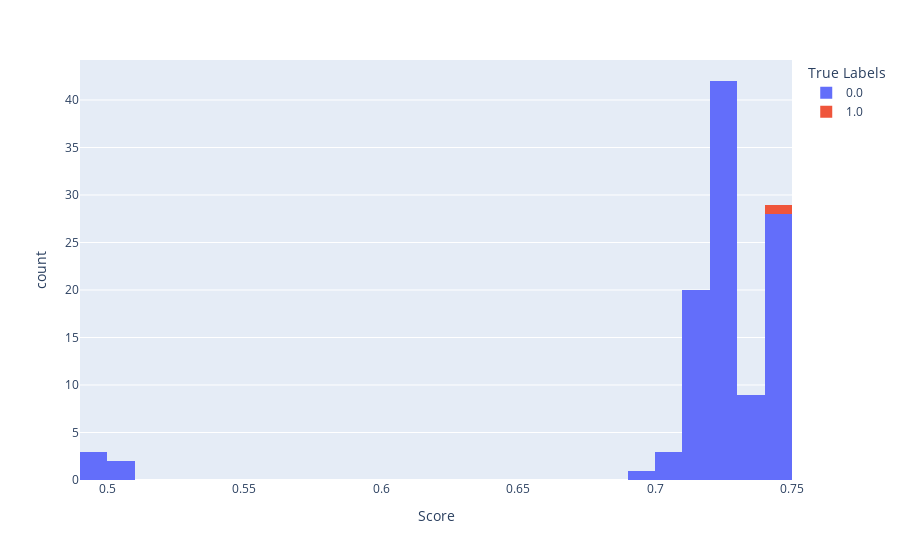
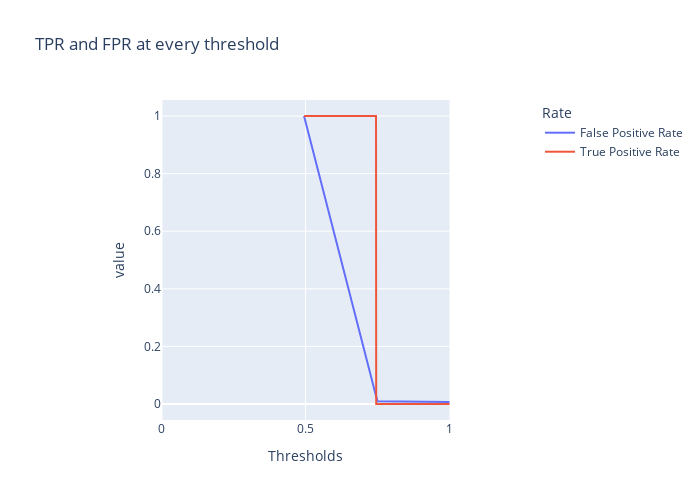

The cell these charts' notebook holds for them, in order:
### Code cell
from sklearn import metrics
import plotly.express as px

y_pred_proba = torch.sigmoid(output[0]).detach().numpy()
fpr, tpr, thresholds = metrics.roc_curve(targets[0][0], y_pred_proba)

# The histogram of scores compared to true labels
fig_hist = px.histogram(
    x=y_pred_proba, color=targets[0][0], nbins=50,
    labels=dict(color='True Labels', x='Score')
)

fig_hist.show()


# Evaluating model performance at various thresholds
df = pd.DataFrame({
    'False Positive Rate': fpr,
    'True Positive Rate': tpr
}, index=thresholds)
df.index.name = "Thresholds"
df.columns.name = "Rate"

fig_thresh = px.line(
    df, title='TPR and FPR at every threshold',
    width=700, height=500
)

fig_thresh.update_yaxes(scaleanchor="x", scaleratio=1)
fig_thresh.update_xaxes(range=[0, 1], constrain='domain')
fig_thresh.show()

### Figure 1 — Plotly figure (JSON) as saved in the notebook; plotly's stock layout.template omitted (floating-point values rounded to 4 significant figures)
{"data": [{"alignmentgroup": "True", "bingroup": "x", "hovertemplate": "True Labels=0.0<br>Score=%{x}<br>count=%{y}<extra></extra>", "legendgroup": "0.0", "marker": {"color": "#636efa", "pattern": {"shape": ""}}, "name": "0.0", "nbinsx": 50, "offsetgroup": "0.0", "orientation": "v", "showlegend": true, "type": "histogram", "x": [0.743, 0.7261, 0.718, 0.7125, 0.7184, 0.7289, 0.7149, 0.707, 0.7147, 0.7164, 0.7497, 0.7205, 0.7425, 0.7222, 0.7401, 0.7322, 0.7132, 0.7192, 0.7224, 0.7231, 0.7494, 0.7455, 0.742, 0.7234, 0.7249, 0.7433, 0.7412, 0.7127, 0.723, 0.7384, 0.7416, 0.7116, 0.7359, 0.7427, 0.742, 0.7203, 0.7415, 0.7299, 0.7436, 0.7446, 0.7161, 0.7222, 0.7316, 0.7309, 0.4983, 0.7417, 0.7409, 0.722, 0.7228, 0.7222, 0.7413, 0.5046, 0.7246, 0.7412, 0.7174, 0.7236, 0.724, 0.7238, 0.7173, 0.7229, 0.7432, 0.7228, 0.7206, 0.7217, 0.7324, 0.7402, 0.725, 0.7221, 0.723, 0.7095, 0.7224, 0.738, 0.7049, 0.7178, 0.7191, 0.7231, 0.7241, 0.7264, 0.7222, 0.7232, 0.4973, 0.7423, 0.7115, 0.7255, 0.7249, 0.6991, 0.7243, 0.7435, 0.7424, 0.5033, 0.724, 0.74, 0.7125, 0.7427, 0.7229, 0.7117, 0.7388, 0.7255, 0.7225, 0.7215, 0.7423, 0.7114, 0.4949, 0.731, 0.7235, 0.7189, 0.7445, 0.7221], "xaxis": "x", "yaxis": "y"}, {"alignmentgroup": "True", "bingroup": "x", "hovertemplate": "True Labels=1.0<br>Score=%{x}<br>count=%{y}<extra></extra>", "legendgroup": "1.0", "marker": {"color": "#EF553B", "pattern": {"shape": ""}}, "name": "1.0", "nbinsx": 50, "offsetgroup": "1.0", "orientation": "v", "showlegend": true, "type": "histogram", "x": [0.7449], "xaxis": "x", "yaxis": "y"}], "layout": {"barmode": "relative", "legend": {"title": {"text": "True Labels"}, "tracegroupgap": 0}, "margin": {"t": 60}, "xaxis": {"anchor": "y", "domain": [0, 1], "title": {"text": "Score"}}, "yaxis": {"anchor": "x", "domain": [0, 1], "title": {"text": "count"}}}}

### Figure 2 — Plotly figure (JSON) as saved in the notebook; plotly's stock layout.template omitted (floating-point values rounded to 4 significant figures)
{"data": [{"hovertemplate": "Rate=False Positive Rate<br>Thresholds=%{x}<br>value=%{y}<extra></extra>", "legendgroup": "False Positive Rate", "line": {"color": "#636efa", "dash": "solid"}, "marker": {"symbol": "circle"}, "mode": "lines", "name": "False Positive Rate", "orientation": "v", "showlegend": true, "type": "scatter", "x": [1.75, 0.7497, 0.7455, 0.7449, 0.4949], "xaxis": "x", "y": [0, 0.009259, 0.02778, 0.02778, 1], "yaxis": "y"}, {"hovertemplate": "Rate=True Positive Rate<br>Thresholds=%{x}<br>value=%{y}<extra></extra>", "legendgroup": "True Positive Rate", "line": {"color": "#EF553B", "dash": "solid"}, "marker": {"symbol": "circle"}, "mode": "lines", "name": "True Positive Rate", "orientation": "v", "showlegend": true, "type": "scatter", "x": [1.75, 0.7497, 0.7455, 0.7449, 0.4949], "xaxis": "x", "y": [0, 0, 0, 1, 1], "yaxis": "y"}], "layout": {"height": 500, "legend": {"title": {"text": "Rate"}, "tracegroupgap": 0}, "title": {"text": "TPR and FPR at every threshold"}, "width": 700, "xaxis": {"anchor": "y", "constrain": "domain", "domain": [0, 1], "range": [0, 1], "title": {"text": "Thresholds"}}, "yaxis": {"anchor": "x", "domain": [0, 1], "scaleanchor": "x", "scaleratio": 1, "title": {"text": "value"}}}}
